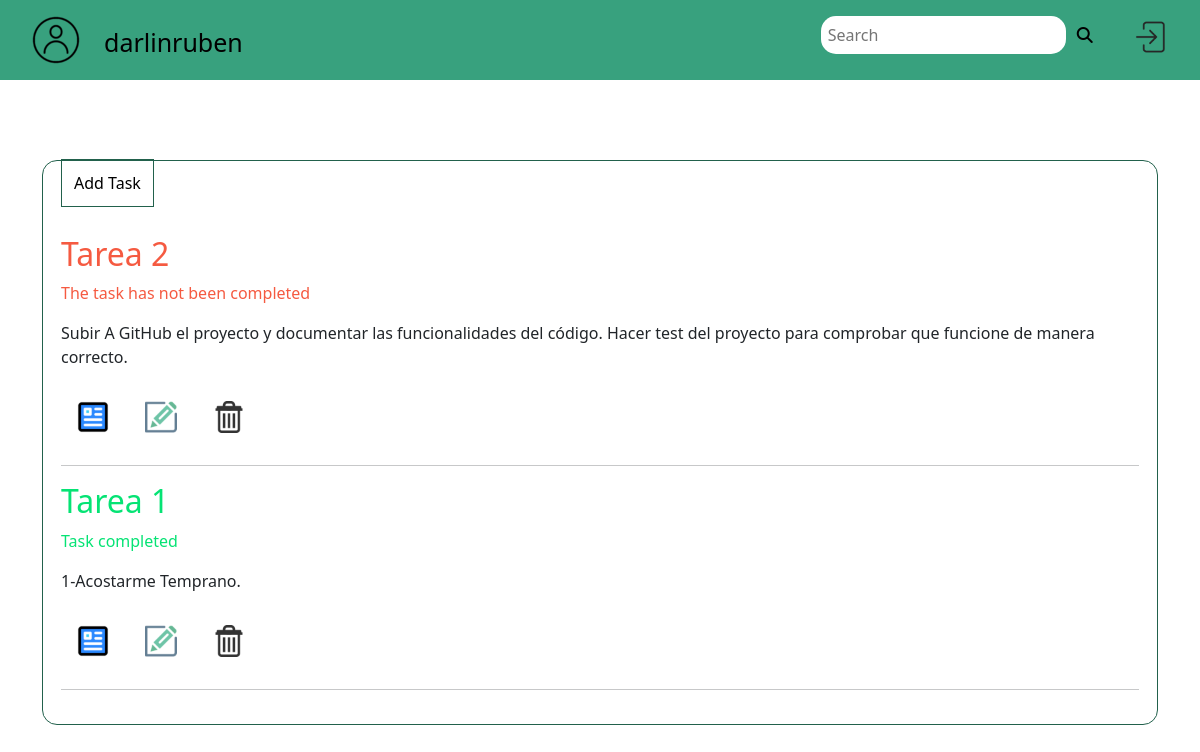
The app's page / (signed in) with its own data.
### ToDoList/models.py (models this page shows, shortened)
class Task(models.Model):
    user = models.ForeignKey(
        User, on_delete=models.CASCADE, null=True, blank=True)
    title = models.CharField(max_length=100)
    description = models.TextField(null=True, blank=True)
    complete = models.BooleanField(default=True)
    created = models.DateField(auto_now_add=True)
    class Meta:
        ordering = ['complete']

### ToDoList/views.py (the view)
class Home(LoginRequiredMixin, ListView):
    model = Task
    template_name = 'index.html'
    context_object_name = 'Task'
    def get_context_data(self, **kwargs):
        context = super().get_context_data(**kwargs)
        context["Task"] = context["Task"].filter(user=self.request.user)
        context["count"] = context["Task"].filter(complete=False).count()
        search = self.request.GET.get('search') or ''
        if search:
            context['Task'] = context['Task'].filter(
                title__icontains=search
            )
        context['search'] = search
        return context

### ToDoList/Templates/index.html (shortened to what this page needs)
{% load static %}
<!DOCTYPE html>
<html lang="en">
  <head>
    <link href="https://cdn.jsdelivr.net/npm/bootstrap@5.2.2/dist/css/bootstrap.min.css" rel="stylesheet" />
    <link rel="stylesheet" href="{% static 'CSS/Style.css' %}">
  </head>
  <body>
    <header>
      <nav>
        {% if request.user.is_authenticated %}
        <ul>
          <li title="{{request.user}}"><img src="{% static 'img/user.png' %}" alt=""></i></li>
          <li title="User"><a href="/">{{request.user}}</a></li>
        </ul>
        <form method="get">
          <input type="text" name="search" placeholder="Search" value="{{search}}">
          <button type="submit"><i class="fa-sharp fa-solid fa-magnifying-glass"></i></button>
          <a href="{% url 'logaut' %}"><img title="Logaut" src="{% static 'img/ico1.png' %}" alt=""></a>
        </form>
        {% else %}
        <a href="{% url 'login' %}">Login</a>
        {% endif %}
      </nav>
    </header>
    <main class="container">
      <section>
        <div>
          <a href="{% url 'createTask' %}"> Add Task</a>
          </div>
      {% for i in Task %}
      {% if i.complete == False %}
      <h2 style="color:#f55a41;">{{ i.title }}</h2>
      <p style="color:#f55a41;">The task has not been completed</p>
      {% else %}
      <h2 style="color:#05E374;">{{ i.title }}</h2>
      <p style="color:#05E374 ;">Task completed</p>
      {% endif %}
        <p>{{ i.description | truncatechars:150}}</p>
        <a href="{% url 'task' i.id %}" class="views"><img title="views" src="{% static 'img/views.png' %}" alt=""></a>
        <a href="{% url 'updateTask' i.id %}" class="Update"><img title='update' src="{% static 'img/update.png' %}" alt=""></a>
        <a href="{% url 'deleteTask' i.id %}" class="delete"><img title="delete" src="{% static 'img/delete.png' %}" alt=""></a>
        <hr>
        {% empty %}
        <h3>la lista esta vacia</h3>
      {% endfor %}
      </section>
  </main>
  </body>
</html>

### ToDoList/static/CSS/Style.css (style rules this page uses)
nav { background-color: #38a17e; display: flex; justify-content: space-between; height: 5rem; }
nav > ul { display: flex; margin-top: 1rem; margin-top: 1rem; width: 15rem; list-style: none; }
nav ul > li { margin-right: 1rem; font-size: 25px; display: flex; }
nav ul li > a { padding: 8px; text-decoration: none; color: black; }
nav > form { margin: 1rem; }
nav form > a { text-decoration: none; margin-left: 1rem; padding: 12px; }
nav form a > img { width: 40px; }
nav form > input { border-radius: 15px; padding: 7px; outline: none; border: none; }
nav form > button { border-radius: 15px; padding: 7px; outline: none; border: none; background: none; }
main > section { border-radius: 15px; padding: 18px; margin-top: 5rem; border: 1.5px solid #22614c; }
section img { width: 32px; margin: 1rem; }
section div > a { color: black; text-decoration: none; padding: 12px; border: 1px solid #22614c; clip-path: circle(10% at all right); transition-property: clip-path; }
section div { position: relative; bottom: 0.5rem; margin-bottom: 2rem; }

### records on screen
Task: title "Tarea 2", description "Subir A GitHub el proyecto y documentar las funcionalidades del código. Hacer test del proyecto para comprobar que funcione de manera correcto."
Task: title "Tarea 1", description "1-Acostarme Temprano."

### other values on screen
{{ request.user }} "darlinruben"
